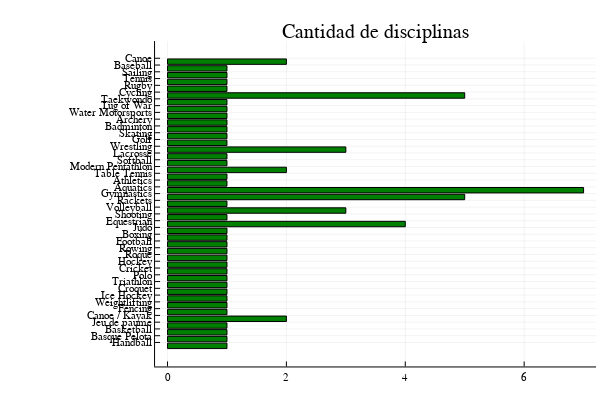

Notebook source saved alongside this figure:
### Code cell
sprt = countmap(sports.Sport)
bar(sprt, 
    title="Cantidad de disciplinas", 
    legend=false, 
    yticks=(1:43, collect(keys(sprt))), 
    bar_width = 0.8, 
    orientation=:h, 
    shadow=true,
    color = :green
)

### Figure 1 — Plotly figure (JSON) as saved in the notebook; plotly's stock layout.template omitted (floating-point values rounded to 4 significant figures)
{"data": [{"fill": "tozeroy", "fillcolor": "rgba(0, 128, 0, 1.000)", "hoverinfo": "none", "legendgroup": "y1", "line": {"color": "rgba(0, 0, 0, 1.000)", "dash": "solid", "width": 1}, "mode": "lines", "name": "y1", "showlegend": true, "type": "scatter", "x": [1, 0, 0, 1, 1, 1], "xaxis": "x1", "y": [0.1, 0.1, 0.9, 0.9, 0.1, 0.1], "yaxis": "y1"}, {"fill": "tozeroy", "fillcolor": "rgba(0, 128, 0, 1.000)", "hoverinfo": "none", "legendgroup": "y1", "line": {"color": "rgba(0, 0, 0, 1.000)", "dash": "solid", "width": 1}, "mode": "lines", "name": "y1", "showlegend": false, "type": "scatter", "x": [1, 0, 0, 1, 1, 1], "xaxis": "x1", "y": [1.1, 1.1, 1.9, 1.9, 1.1, 1.1], "yaxis": "y1"}, {"fill": "tozeroy", "fillcolor": "rgba(0, 128, 0, 1.000)", "hoverinfo": "none", "legendgroup": "y1", "line": {"color": "rgba(0, 0, 0, 1.000)", "dash": "solid", "width": 1}, "mode": "lines", "name": "y1", "showlegend": false, "type": "scatter", "x": [1, 0, 0, 1, 1, 1], "xaxis": "x1", "y": [2.1, 2.1, 2.9, 2.9, 2.1, 2.1], "yaxis": "y1"}, {"fill": "tozeroy", "fillcolor": "rgba(0, 128, 0, 1.000)", "hoverinfo": "none", "legendgroup": "y1", "line": {"color": "rgba(0, 0, 0, 1.000)", "dash": "solid", "width": 1}, "mode": "lines", "name": "y1", "showlegend": false, "type": "scatter", "x": [1, 0, 0, 1, 1, 1], "xaxis": "x1", "y": [3.1, 3.1, 3.9, 3.9, 3.1, 3.1], "yaxis": "y1"}, {"fill": "tozeroy", "fillcolor": "rgba(0, 128, 0, 1.000)", "hoverinfo": "none", "legendgroup": "y1", "line": {"color": "rgba(0, 0, 0, 1.000)", "dash": "solid", "width": 1}, "mode": "lines", "name": "y1", "showlegend": false, "type": "scatter", "x": [2, 0, 0, 2, 2, 2], "xaxis": "x1", "y": [4.1, 4.1, 4.9, 4.9, 4.1, 4.1], "yaxis": "y1"}, {"fill": "tozeroy", "fillcolor": "rgba(0, 128, 0, 1.000)", "hoverinfo": "none", "legendgroup": "y1", "line": {"color": "rgba(0, 0, 0, 1.000)", "dash": "solid", "width": 1}, "mode": "lines", "name": "y1", "showlegend": false, "type": "scatter", "x": [1, 0, 0, 1, 1, 1], "xaxis": "x1", "y": [5.1, 5.1, 5.9, 5.9, 5.1, 5.1], "yaxis": "y1"}, {"fill": "tozeroy", "fillcolor": "rgba(0, 128, 0, 1.000)", "hoverinfo": "none", "legendgroup": "y1", "line": {"color": "rgba(0, 0, 0, 1.000)", "dash": "solid", "width": 1}, "mode": "lines", "name": "y1", "showlegend": false, "type": "scatter", "x": [1, 0, 0, 1, 1, 1], "xaxis": "x1", "y": [6.1, 6.1, 6.9, 6.9, 6.1, 6.1], "yaxis": "y1"}, {"fill": "tozeroy", "fillcolor": "rgba(0, 128, 0, 1.000)", "hoverinfo": "none", "legendgroup": "y1", "line": {"color": "rgba(0, 0, 0, 1.000)", "dash": "solid", "width": 1}, "mode": "lines", "name": "y1", "showlegend": false, "type": "scatter", "x": [1, 0, 0, 1, 1, 1], "xaxis": "x1", "y": [7.1, 7.1, 7.9, 7.9, 7.1, 7.1], "yaxis": "y1"}, {"fill": "tozeroy", "fillcolor": "rgba(0, 128, 0, 1.000)", "hoverinfo": "none", "legendgroup": "y1", "line": {"color": "rgba(0, 0, 0, 1.000)", "dash": "solid", "width": 1}, "mode": "lines", "name": "y1", "showlegend": false, "type": "scatter", "x": [1, 0, 0, 1, 1, 1], "xaxis": "x1", "y": [8.1, 8.1, 8.9, 8.9, 8.1, 8.1], "yaxis": "y1"}, {"fill": "tozeroy", "fillcolor": "rgba(0, 128, 0, 1.000)", "hoverinfo": "none", "legendgroup": "y1", "line": {"color": "rgba(0, 0, 0, 1.000)", "dash": "solid", "width": 1}, "mode": "lines", "name": "y1", "showlegend": false, "type": "scatter", "x": [1, 0, 0, 1, 1, 1], "xaxis": "x1", "y": [9.1, 9.1, 9.9, 9.9, 9.1, 9.1], "yaxis": "y1"}, {"fill": "tozeroy", "fillcolor": "rgba(0, 128, 0, 1.000)", "hoverinfo": "none", "legendgroup": "y1", "line": {"color": "rgba(0, 0, 0, 1.000)", "dash": "solid", "width": 1}, "mode": "lines", "name": "y1", "showlegend": false, "type": "scatter", "x": [1, 0, 0, 1, 1, 1], "xaxis": "x1", "y": [10.1, 10.1, 10.9, 10.9, 10.1, 10.1], "yaxis": "y1"}, {"fill": "tozeroy", "fillcolor": "rgba(0, 128, 0, 1.000)", "hoverinfo": "none", "legendgroup": "y1", "line": {"color": "rgba(0, 0, 0, 1.000)", "dash": "solid", "width": 1}, "mode": "lines", "name": "y1", "showlegend": false, "type": "scatter", "x": [1, 0, 0, 1, 1, 1], "xaxis": "x1", "y": [11.1, 11.1, 11.9, 11.9, 11.1, 11.1], "yaxis": "y1"}, {"fill": "tozeroy", "fillcolor": "rgba(0, 128, 0, 1.000)", "hoverinfo": "none", "legendgroup": "y1", "line": {"color": "rgba(0, 0, 0, 1.000)", "dash": "solid", "width": 1}, "mode": "lines", "name": "y1", "showlegend": false, "type": "scatter", "x": [1, 0, 0, 1, 1, 1], "xaxis": "x1", "y": [12.1, 12.1, 12.9, 12.9, 12.1, 12.1], "yaxis": "y1"}, {"fill": "tozeroy", "fillcolor": "rgba(0, 128, 0, 1.000)", "hoverinfo": "none", "legendgroup": "y1", "line": {"color": "rgba(0, 0, 0, 1.000)", "dash": "solid", "width": 1}, "mode": "lines", "name": "y1", "showlegend": false, "type": "scatter", "x": [1, 0, 0, 1, 1, 1], "xaxis": "x1", "y": [13.1, 13.1, 13.9, 13.9, 13.1, 13.1], "yaxis": "y1"}, {"fill": "tozeroy", "fillcolor": "rgba(0, 128, 0, 1.000)", "hoverinfo": "none", "legendgroup": "y1", "line": {"color": "rgba(0, 0, 0, 1.000)", "dash": "solid", "width": 1}, "mode": "lines", "name": "y1", "showlegend": false, "type": "scatter", "x": [1, 0, 0, 1, 1, 1], "xaxis": "x1", "y": [14.1, 14.1, 14.9, 14.9, 14.1, 14.1], "yaxis": "y1"}, {"fill": "tozeroy", "fillcolor": "rgba(0, 128, 0, 1.000)", "hoverinfo": "none", "legendgroup": "y1", "line": {"color": "rgba(0, 0, 0, 1.000)", "dash": "solid", "width": 1}, "mode": "lines", "name": "y1", "showlegend": false, "type": "scatter", "x": [1, 0, 0, 1, 1, 1], "xaxis": "x1", "y": [15.1, 15.1, 15.9, 15.9, 15.1, 15.1], "yaxis": "y1"}, {"fill": "tozeroy", "fillcolor": "rgba(0, 128, 0, 1.000)", "hoverinfo": "none", "legendgroup": "y1", "line": {"color": "rgba(0, 0, 0, 1.000)", "dash": "solid", "width": 1}, "mode": "lines", "name": "y1", "showlegend": false, "type": "scatter", "x": [1, 0, 0, 1, 1, 1], "xaxis": "x1", "y": [16.1, 16.1, 16.9, 16.9, 16.1, 16.1], "yaxis": "y1"}, {"fill": "tozeroy", "fillcolor": "rgba(0, 128, 0, 1.000)", "hoverinfo": "none", "legendgroup": "y1", "line": {"color": "rgba(0, 0, 0, 1.000)", "dash": "solid", "width": 1}, "mode": "lines", "name": "y1", "showlegend": false, "type": "scatter", "x": [1, 0, 0, 1, 1, 1], "xaxis": "x1", "y": [17.1, 17.1, 17.9, 17.9, 17.1, 17.1], "yaxis": "y1"}, {"fill": "tozeroy", "fillcolor": "rgba(0, 128, 0, 1.000)", "hoverinfo": "none", "legendgroup": "y1", "line": {"color": "rgba(0, 0, 0, 1.000)", "dash": "solid", "width": 1}, "mode": "lines", "name": "y1", "showlegend": false, "type": "scatter", "x": [4, 0, 0, 4, 4, 4], "xaxis": "x1", "y": [18.1, 18.1, 18.9, 18.9, 18.1, 18.1], "yaxis": "y1"}, {"fill": "tozeroy", "fillcolor": "rgba(0, 128, 0, 1.000)", "hoverinfo": "none", "legendgroup": "y1", "line": {"color": "rgba(0, 0, 0, 1.000)", "dash": "solid", "width": 1}, "mode": "lines", "name": "y1", "showlegend": false, "type": "scatter", "x": [1, 0, 0, 1, 1, 1], "xaxis": "x1", "y": [19.1, 19.1, 19.9, 19.9, 19.1, 19.1], "yaxis": "y1"}, {"fill": "tozeroy", "fillcolor": "rgba(0, 128, 0, 1.000)", "hoverinfo": "none", "legendgroup": "y1", "line": {"color": "rgba(0, 0, 0, 1.000)", "dash": "solid", "width": 1}, "mode": "lines", "name": "y1", "showlegend": false, "type": "scatter", "x": [3, 0, 0, 3, 3, 3], "xaxis": "x1", "y": [20.1, 20.1, 20.9, 20.9, 20.1, 20.1], "yaxis": "y1"}, {"fill": "tozeroy", "fillcolor": "rgba(0, 128, 0, 1.000)", "hoverinfo": "none", "legendgroup": "y1", "line": {"color": "rgba(0, 0, 0, 1.000)", "dash": "solid", "width": 1}, "mode": "lines", "name": "y1", "showlegend": false, "type": "scatter", "x": [1, 0, 0, 1, 1, 1], "xaxis": "x1", "y": [21.1, 21.1, 21.9, 21.9, 21.1, 21.1], "yaxis": "y1"}, {"fill": "tozeroy", "fillcolor": "rgba(0, 128, 0, 1.000)", "hoverinfo": "none", "legendgroup": "y1", "line": {"color": "rgba(0, 0, 0, 1.000)", "dash": "solid", "width": 1}, "mode": "lines", "name": "y1", "showlegend": false, "type": "scatter", "x": [5, 0, 0, 5, 5, 5], "xaxis": "x1", "y": [22.1, 22.1, 22.9, 22.9, 22.1, 22.1], "yaxis": "y1"}, {"fill": "tozeroy", "fillcolor": "rgba(0, 128, 0, 1.000)", "hoverinfo": "none", "legendgroup": "y1", "line": {"color": "rgba(0, 0, 0, 1.000)", "dash": "solid", "width": 1}, "mode": "lines", "name": "y1", "showlegend": false, "type": "scatter", "x": [7, 0, 0, 7, 7, 7], "xaxis": "x1", "y": [23.1, 23.1, 23.9, 23.9, 23.1, 23.1], "yaxis": "y1"}, {"fill": "tozeroy", "fillcolor": "rgba(0, 128, 0, 1.000)", "hoverinfo": "none", "legendgroup": "y1", "line": {"color": "rgba(0, 0, 0, 1.000)", "dash": "solid", "width": 1}, "mode": "lines", "name": "y1", "showlegend": false, "type": "scatter", "x": [1, 0, 0, 1, 1, 1], "xaxis": "x1", "y": [24.1, 24.1, 24.9, 24.9, 24.1, 24.1], "yaxis": "y1"}, {"fill": "tozeroy", "fillcolor": "rgba(0, 128, 0, 1.000)", "hoverinfo": "none", "legendgroup": "y1", "line": {"color": "rgba(0, 0, 0, 1.000)", "dash": "solid", "width": 1}, "mode": "lines", "name": "y1", "showlegend": false, "type": "scatter", "x": [1, 0, 0, 1, 1, 1], "xaxis": "x1", "y": [25.1, 25.1, 25.9, 25.9, 25.1, 25.1], "yaxis": "y1"}, {"fill": "tozeroy", "fillcolor": "rgba(0, 128, 0, 1.000)", "hoverinfo": "none", "legendgroup": "y1", "line": {"color": "rgba(0, 0, 0, 1.000)", "dash": "solid", "width": 1}, "mode": "lines", "name": "y1", "showlegend": false, "type": "scatter", "x": [2, 0, 0, 2, 2, 2], "xaxis": "x1", "y": [26.1, 26.1, 26.9, 26.9, 26.1, 26.1], "yaxis": "y1"}, {"fill": "tozeroy", "fillcolor": "rgba(0, 128, 0, 1.000)", "hoverinfo": "none", "legendgroup": "y1", "line": {"color": "rgba(0, 0, 0, 1.000)", "dash": "solid", "width": 1}, "mode": "lines", "name": "y1", "showlegend": false, "type": "scatter", "x": [1, 0, 0, 1, 1, 1], "xaxis": "x1", "y": [27.1, 27.1, 27.9, 27.9, 27.1, 27.1], "yaxis": "y1"}, {"fill": "tozeroy", "fillcolor": "rgba(0, 128, 0, 1.000)", "hoverinfo": "none", "legendgroup": "y1", "line": {"color": "rgba(0, 0, 0, 1.000)", "dash": "solid", "width": 1}, "mode": "lines", "name": "y1", "showlegend": false, "type": "scatter", "x": [1, 0, 0, 1, 1, 1], "xaxis": "x1", "y": [28.1, 28.1, 28.9, 28.9, 28.1, 28.1], "yaxis": "y1"}, {"fill": "tozeroy", "fillcolor": "rgba(0, 128, 0, 1.000)", "hoverinfo": "none", "legendgroup": "y1", "line": {"color": "rgba(0, 0, 0, 1.000)", "dash": "solid", "width": 1}, "mode": "lines", "name": "y1", "showlegend": false, "type": "scatter", "x": [3, 0, 0, 3, 3, 3], "xaxis": "x1", "y": [29.1, 29.1, 29.9, 29.9, 29.1, 29.1], "yaxis": "y1"}, {"fill": "tozeroy", "fillcolor": "rgba(0, 128, 0, 1.000)", "hoverinfo": "none", "legendgroup": "y1", "line": {"color": "rgba(0, 0, 0, 1.000)", "dash": "solid", "width": 1}, "mode": "lines", "name": "y1", "showlegend": false, "type": "scatter", "x": [1, 0, 0, 1, 1, 1], "xaxis": "x1", "y": [30.1, 30.1, 30.9, 30.9, 30.1, 30.1], "yaxis": "y1"}, {"fill": "tozeroy", "fillcolor": "rgba(0, 128, 0, 1.000)", "hoverinfo": "none", "legendgroup": "y1", "line": {"color": "rgba(0, 0, 0, 1.000)", "dash": "solid", "width": 1}, "mode": "lines", "name": "y1", "showlegend": false, "type": "scatter", "x": [1, 0, 0, 1, 1, 1], "xaxis": "x1", "y": [31.1, 31.1, 31.9, 31.9, 31.1, 31.1], "yaxis": "y1"}, {"fill": "tozeroy", "fillcolor": "rgba(0, 128, 0, 1.000)", "hoverinfo": "none", "legendgroup": "y1", "line": {"color": "rgba(0, 0, 0, 1.000)", "dash": "solid", "width": 1}, "mode": "lines", "name": "y1", "showlegend": false, "type": "scatter", "x": [1, 0, 0, 1, 1, 1], "xaxis": "x1", "y": [32.1, 32.1, 32.9, 32.9, 32.1, 32.1], "yaxis": "y1"}, {"fill": "tozeroy", "fillcolor": "rgba(0, 128, 0, 1.000)", "hoverinfo": "none", "legendgroup": "y1", "line": {"color": "rgba(0, 0, 0, 1.000)", "dash": "solid", "width": 1}, "mode": "lines", "name": "y1", "showlegend": false, "type": "scatter", "x": [1, 0, 0, 1, 1, 1], "xaxis": "x1", "y": [33.1, 33.1, 33.9, 33.9, 33.1, 33.1], "yaxis": "y1"}, {"fill": "tozeroy", "fillcolor": "rgba(0, 128, 0, 1.000)", "hoverinfo": "none", "legendgroup": "y1", "line": {"color": "rgba(0, 0, 0, 1.000)", "dash": "solid", "width": 1}, "mode": "lines", "name": "y1", "showlegend": false, "type": "scatter", "x": [1, 0, 0, 1, 1, 1], "xaxis": "x1", "y": [34.1, 34.1, 34.9, 34.9, 34.1, 34.1], "yaxis": "y1"}, {"fill": "tozeroy", "fillcolor": "rgba(0, 128, 0, 1.000)", "hoverinfo": "none", "legendgroup": "y1", "line": {"color": "rgba(0, 0, 0, 1.000)", "dash": "solid", "width": 1}, "mode": "lines", "name": "y1", "showlegend": false, "type": "scatter", "x": [1, 0, 0, 1, 1, 1], "xaxis": "x1", "y": [35.1, 35.1, 35.9, 35.9, 35.1, 35.1], "yaxis": "y1"}, {"fill": "tozeroy", "fillcolor": "rgba(0, 128, 0, 1.000)", "hoverinfo": "none", "legendgroup": "y1", "line": {"color": "rgba(0, 0, 0, 1.000)", "dash": "solid", "width": 1}, "mode": "lines", "name": "y1", "showlegend": false, "type": "scatter", "x": [1, 0, 0, 1, 1, 1], "xaxis": "x1", "y": [36.1, 36.1, 36.9, 36.9, 36.1, 36.1], "yaxis": "y1"}, {"fill": "tozeroy", "fillcolor": "rgba(0, 128, 0, 1.000)", "hoverinfo": "none", "legendgroup": "y1", "line": {"color": "rgba(0, 0, 0, 1.000)", "dash": "solid", "width": 1}, "mode": "lines", "name": "y1", "showlegend": false, "type": "scatter", "x": [5, 0, 0, 5, 5, 5], "xaxis": "x1", "y": [37.1, 37.1, 37.9, 37.9, 37.1, 37.1], "yaxis": "y1"}, {"fill": "tozeroy", "fillcolor": "rgba(0, 128, 0, 1.000)", "hoverinfo": "none", "legendgroup": "y1", "line": {"color": "rgba(0, 0, 0, 1.000)", "dash": "solid", "width": 1}, "mode": "lines", "name": "y1", "showlegend": false, "type": "scatter", "x": [1, 0, 0, 1, 1, 1], "xaxis": "x1", "y": [38.1, 38.1, 38.9, 38.9, 38.1, 38.1], "yaxis": "y1"}, {"fill": "tozeroy", "fillcolor": "rgba(0, 128, 0, 1.000)", "hoverinfo": "none", "legendgroup": "y1", "line": {"color": "rgba(0, 0, 0, 1.000)", "dash": "solid", "width": 1}, "mode": "lines", "name": "y1", "showlegend": false, "type": "scatter", "x": [1, 0, 0, 1, 1, 1], "xaxis": "x1", "y": [39.1, 39.1, 39.9, 39.9, 39.1, 39.1], "yaxis": "y1"}, {"fill": "tozeroy", "fillcolor": "rgba(0, 128, 0, 1.000)", "hoverinfo": "none", "legendgroup": "y1", "line": {"color": "rgba(0, 0, 0, 1.000)", "dash": "solid", "width": 1}, "mode": "lines", "name": "y1", "showlegend": false, "type": "scatter", "x": [1, 0, 0, 1, 1, 1], "xaxis": "x1", "y": [40.1, 40.1, 40.9, 40.9, 40.1, 40.1], "yaxis": "y1"}, {"fill": "tozeroy", "fillcolor": "rgba(0, 128, 0, 1.000)", "hoverinfo": "none", "legendgroup": "y1", "line": {"color": "rgba(0, 0, 0, 1.000)", "dash": "solid", "width": 1}, "mode": "lines", "name": "y1", "showlegend": false, "type": "scatter", "x": [1, 0, 0, 1, 1, 1], "xaxis": "x1", "y": [41.1, 41.1, 41.9, 41.9, 41.1, 41.1], "yaxis": "y1"}, {"fill": "tozeroy", "fillcolor": "rgba(0, 128, 0, 1.000)", "hoverinfo": "none", "legendgroup": "y1", "line": {"color": "rgba(0, 0, 0, 1.000)", "dash": "solid", "width": 1}, "mode": "lines", "name": "y1", "showlegend": false, "type": "scatter", "x": [2, 0, 0, 2, 2, 2], "xaxis": "x1", "y": [42.1, 42.1, 42.9, 42.9, 42.1, 42.1], "yaxis": "y1"}, {"colorbar": {"title": ""}, "legendgroup": "y1", "marker": {"color": "rgba(0, 128, 0, 0.000)", "line": {"color": "rgba(0, 0, 0, 0.000)", "width": 1}, "size": 0, "symbol": "circle"}, "mode": "markers", "name": "y1", "showlegend": false, "type": "scatter", "x": [1, 1, 1, 1, 2, 1, 1, 1, 1, 1, 1, 1, 1, 1, 1, 1, 1, 1, 4, 1, 3, 1, 5, 7, 1, 1, 2, 1, 1, 3, 1, 1, 1, 1, 1, 1, 1, 5, 1, 1, 1, 1, 2], "xaxis": "x", "y": [0.5, 1.5, 2.5, 3.5, 4.5, 5.5, 6.5, 7.5, 8.5, 9.5, 10.5, 11.5, 12.5, 13.5, 14.5, 15.5, 16.5, 17.5, 18.5, 19.5, 20.5, 21.5, 22.5, 23.5, 24.5, 25.5, 26.5, 27.5, 28.5, 29.5, 30.5, 31.5, 32.5, 33.5, 34.5, 35.5, 36.5, 37.5, 38.5, 39.5, 40.5, 41.5, 42.5], "yaxis": "y", "zmax": null, "zmin": null}], "layout": {"annotations": [{"font": {"color": "rgba(0, 0, 0, 1.000)", "family": "sans-serif", "size": 20}, "rotation": 0, "showarrow": false, "text": "Cantidad de disciplinas", "x": 0.6259, "xanchor": "center", "xref": "paper", "y": 1, "yanchor": "top", "yref": "paper"}], "height": 400, "margin": {"b": 20, "l": 0, "r": 0, "t": 20}, "paper_bgcolor": "rgba(255, 255, 255, 1.000)", "plot_bgcolor": "rgba(255, 255, 255, 1.000)", "showlegend": false, "width": 600, "xaxis": {"anchor": "y", "domain": [0.2584, 0.9934], "gridcolor": "rgba(0, 0, 0, 0.100)", "gridwidth": 0.5, "linecolor": "rgba(0, 0, 0, 1.000)", "mirror": false, "range": [-0.21, 7.21], "showgrid": true, "showline": true, "showticklabels": true, "tickangle": 0, "tickcolor": "rgb(0, 0, 0)", "tickfont": {"color": "rgba(0, 0, 0, 1.000)", "family": "sans-serif", "size": 11}, "tickmode": "array", "ticks": "inside", "ticktext": ["0", "2", "4", "6"], "tickvals": [0, 2, 4, 6], "title": "", "titlefont": {"color": "rgba(0, 0, 0, 1.000)", "family": "sans-serif", "size": 15}, "type": "-", "visible": true, "zeroline": false, "zerolinecolor": "rgba(0, 0, 0, 1.000)"}, "yaxis": {"anchor": "x", "domain": [0.03762, 0.9415], "gridcolor": "rgba(0, 0, 0, 0.100)", "gridwidth": 0.5, "linecolor": "rgba(0, 0, 0, 1.000)", "mirror": false, "range": [-2.545, 45.55], "showgrid": true, "showline": true, "showticklabels": true, "tickangle": 0, "tickcolor": "rgb(0, 0, 0)", "tickfont": {"color": "rgba(0, 0, 0, 1.000)", "family": "sans-serif", "size": 11}, "tickmode": "array", "ticks": "inside", "ticktext": ["Handball", "Basque Pelota", "Basketball", "Jeu de paume", "Canoe / Kayak", "Fencing", "Weightlifting", "Ice Hockey", "Croquet", "Triathlon", "Polo", "Cricket", "Hockey", "Roque", "Rowing", "Football", "Boxing", "Judo", "Equestrian", "Shooting", "Volleyball", "Rackets", "Gymnastics", "Aquatics", "Athletics", "Table Tennis", "Modern Pentathlon", "Softball", "Lacrosse", "Wrestling", "Golf", "Skating", "Badminton", "Archery", "Water Motorsports", "Tug of War", "Taekwondo", "Cycling", "Rugby", "Tennis", "Sailing", "Baseball", "Canoe"], "tickvals": [1, 2, 3, 4, 5, 6, 7, 8, 9, 10, 11, 12, 13, 14, 15, 16, 17, 18, 19, 20, 21, 22, 23, 24, 25, 26, 27, 28, 29, 30, 31, 32, 33, 34, 35, 36, 37, 38, 39, 40, 41, 42, 43], "title": "", "titlefont": {"color": "rgba(0, 0, 0, 1.000)", "family": "sans-serif", "size": 15}, "type": "-", "visible": true, "zeroline": false, "zerolinecolor": "rgba(0, 0, 0, 1.000)"}}}
